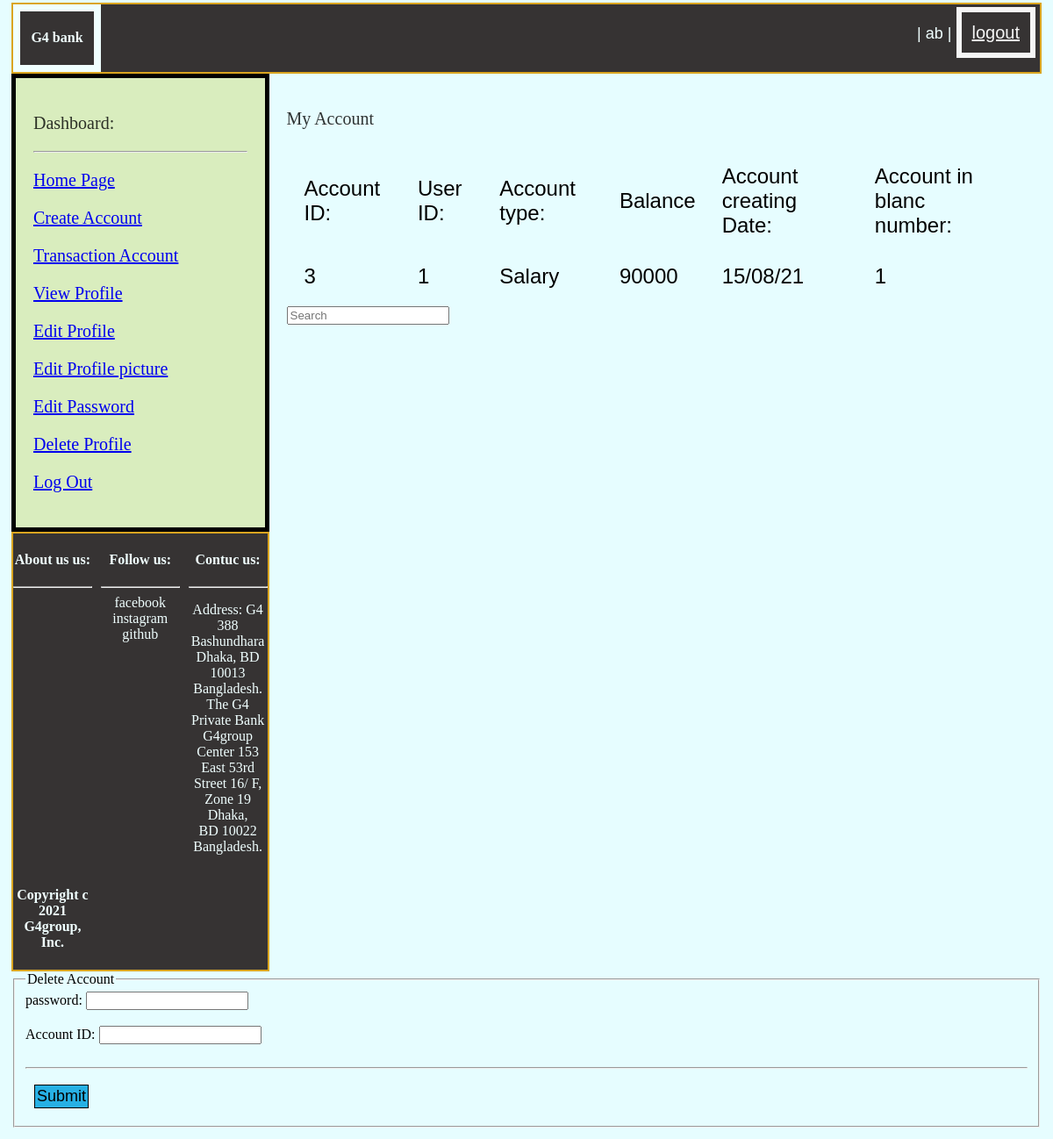
The page /view/customer/index.php (signed in) on the database its author committed.
### tables this page shows
CREATE TABLE `account` (
  `ID` int(50) NOT NULL,
  `userid` int(50) NOT NULL,
  `type` text NOT NULL,
  `balance` int(200) NOT NULL,
  `date` text NOT NULL,
  `branchID` int(50) NOT NULL
);

### controller/balanceController.php (the view, shortened to what this page needs)
<?php
    $uid=$_SESSION["ID"];
    $servername = "localhost";
    $username = "root";
    $password = "";
    $dbname = "bankms";
$conn = new mysqli($servername, $username, $password, $dbname);
$sql = "SELECT ID, userid,type,balance,date,branchID From account Where userid='$uid' ";
$result = $conn->query($sql);
if ($result->num_rows > 0) {
    echo "<table>";
    echo "<tr><td>Account ID:</td><td>User ID: </td><td>Account type:</td><td>Balance</td><td>Account creating Date:</td><td>Account in blanc number:</td></tr><tr>";
  while($row = $result->fetch_assoc()) {
    echo "<td>".$row["ID"]."</td>";
    echo "<td>".$row["userid"]."</td>";
    echo "<td>".$row["type"]."</td>";
    echo "<td>".$row["balance"]."</td>";
    echo "<td>".$row["date"]."</td>";
    echo "<td>".$row["branchID"]."</td></tr>";
  }
  echo "</table>";
} else {
  echo "ID not found";
}
?>

### controller/Extra/style.css (style rules this page uses)
body { background-color: #e6fdff; color: #000000; padding: 5px; }
table, th, td { border-collapse: collapse; }
th, td, tr { padding: 15px; }

### rows shown on the page
account: ID "3", userid "1", type "Salary", balance "90000", date "15/08/21", branchID "1"

### other values the page prints
$name "ab"
